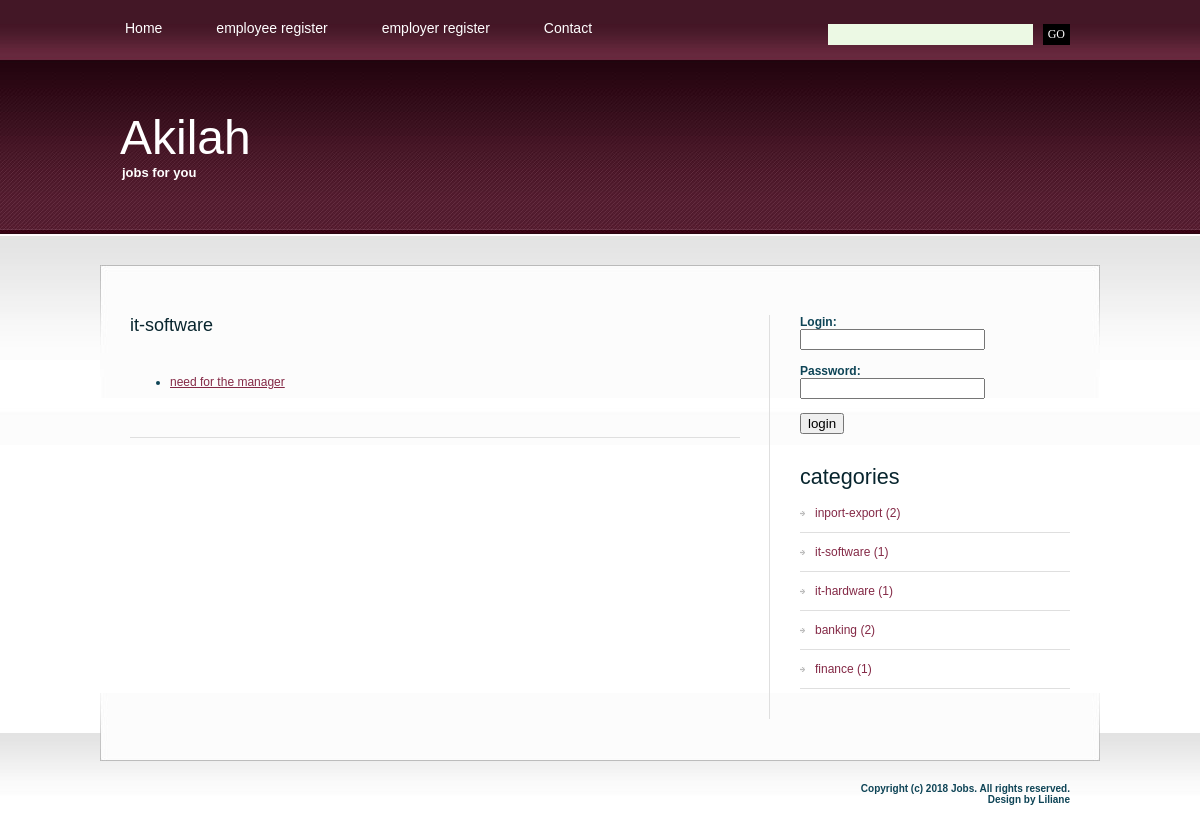
The app's page /jobs_by_category.php?cat=it-software with its own data.
### tables this page shows
CREATE TABLE IF NOT EXISTS `jobs` (
  `j_id` int(4) NOT NULL AUTO_INCREMENT,
  `j_category` varchar(40) NOT NULL,
  `j_owner_name` varchar(30) NOT NULL,
  `j_title` varchar(30) NOT NULL,
  `j_hours` float(3,1) NOT NULL,
  `j_salary` int(10) NOT NULL,
  `j_experience` int(3) NOT NULL,
  `j_discription` varchar(300) NOT NULL,
  `j_city` varchar(20) NOT NULL,
  `j_active` int(1) NOT NULL DEFAULT '0',
  PRIMARY KEY (`j_id`)
);

CREATE TABLE IF NOT EXISTS `categories` (
  `cat_id` int(4) NOT NULL AUTO_INCREMENT,
  `cat_nm` varchar(30) NOT NULL,
  PRIMARY KEY (`cat_id`)
);

### jobs_by_category.php (the view, shortened to what this page needs)
<?php session_start();
	$link=mysqli_connect("localhost","root","","jobscope") or die("cant connect");
	$q = "select * from jobs where j_category ='".$_GET['cat']."' and j_active=1";
	$res =$link->query($q) or die("Wrong Query");
?>
<!DOCTYPE html PUBLIC "-//W3C//DTD XHTML 1.0 Strict//EN" "http://www.w3.org/TR/xhtml1/DTD/xhtml1-strict.dtd">
<html xmlns="http://www.w3.org/1999/xhtml">
<head>
<?php
include("includes/head.inc.php");
?>
</head>
<body>
<div id="header-wrapper">
	<div id="header">
	<div id="menu">
		<?php
		include("includes/menu.inc.php");
		?>
		</div>
		<div id="search">
		<?php
		include("includes/search.inc.php");
		?>
		</div>
	</div>
</div>
<div id="logo">
	<?php
	include("includes/logo.inc.php");
	?>
	</div>
<div id="wrapper">
	<div id="page">
		<div id="page-bgtop">
			<div id="content">
				<div class="post">
					<h2 class="title"><?php echo $_GET['cat']; ?></h2>
					<p class="meta"></p>
					<div class="entry">
					<ul>
					<?php
						while($row = $res->fetch_assoc())
						{
							echo '
										<li>
										<a href="job_details.php?id='.$row['j_id'].'">'.$row['j_title'].'</a>
								';
						}
					?>
					</ul>
					</div>
				</div>
			</div>
			<div id="sidebar">
			<?php
		include("includes/sidebar.inc.php");
		?>
			</div>
			<div style="clear: both;">&nbsp;</div>
		</div>
	</div>
</div>
<div id="footer-bgcontent">
	<div id="footer">
		<?php
		include("includes/footer.inc.php");
		?>
	</div>
</div>
</body>
</html>

### includes/sidebar.inc.php
<ul>
					<li>
					<?php
				if(isset($_SESSION['status']))
				{
					echo '<h2 class="title">Hello '.$_SESSION['unm'].'!</h2>';
				}
				else
				{
					echo'
						<form action="process_login.php" method=POST>
						<b>Login:</b><br> <input type="text" name="unm" >
						<br>
						<br>
						<b>Password:</b><br><input type="password" name="pwd">
						<br>
						<br>
						<b><input type="submit" value="login">
						</form>
					';
				}
				?>
					</li>
					<li>
						<h2>categories </h2>
						<ul>
					<?php
						$link=mysqli_connect("localhost","root","","jobscope")or die("can not connect");
						$q="select * from categories";
						$res=$link->query($q) or die("cant connect");
						while($row=$res->fetch_assoc())
						{
							$q_ = "select COUNT(j_id) AS count from jobs where j_category ='".$row['cat_nm']."' and j_active=1";
							$res_ =$link->query($q_) or die("Wrong Query");
							$row_ = $res_->fetch_array();
							echo '<li><a href="jobs_by_category.php?cat='.$row['cat_nm'].'">'.$row['cat_nm'].' ('.$row_['count'].') '.'</a></li>';
						}
					?>
						</ul>
					</li>
				</ul>

### style.css (style rules this page uses)
body { margin: 0px; padding: 0; background: url(images/img01.jpg) repeat-x left top; font-family: Arial, Helvetica, sans-serif; font-size: 12px; color: #0E4456; }
h1, h2, h3 { margin: 0; font-weight: normal; color: #08252E; }
h2 { font-size: 18px; }
p, ul, ol { margin-top: 0; line-height: 220%; text-align: justify; }
a { color: #842946; }
#wrapper { margin: 0px; padding: 30px 0px 0px 0px; }
#header-wrapper { margin: 0px; padding: 0px; }
#header { width: 1000px; height: 60px; margin: 0 auto; }
#menu { float: left; width: 690px; height: 60px; }
#search { float: right; width: 310px; height: 60px; }
#page { width: 1000px; margin: 0 auto; padding: 0px; background: url(images/img04.jpg) no-repeat left bottom; }
#page-bgtop { padding: 50px 30px 0px 30px; background: url(images/img05.jpg) no-repeat left top; }
#logo { width: 1000px; height: 175px; margin: 0 auto; }
#content { float: left; width: 610px; }
.post { margin-bottom: 45px; border-bottom: 1px solid #DFDFDF; }
.post .title { height: 30px; color: #08252E; }
.post .meta { margin-left: 2px; padding: 2px 30px 2px 16px; font-family: Arial, Helvetica, sans-serif; font-weight: normal; font-size: 10px; color: #66665E; }
.post .entry { padding: 10px 0 30px 0; }
#sidebar { float: right; width: 300px; font-family: Arial, Helvetica, sans-serif; font-size: 12px; border-left: 1px solid #DFDFDF; }
#sidebar ul { margin: 0px 0px 0px 30px; padding: 0; list-style: none; line-height: normal; }
#sidebar li { margin-bottom: 30px; }
#sidebar li ul { margin: 0px; padding: 0px; }
#sidebar li li { margin: 0; padding: 12px 0px 12px 15px; border-bottom: 1px solid #DFDFDF; background: url(images/img09.jpg) no-repeat left 17px; }
#sidebar li li a { font-weight: normal; }
#sidebar h2 { height: 30px; font-size: 1.8em; font-weight: normal; }
#sidebar a { text-align: left; text-decoration: none; font-weight: bold; }
#footer-bgcontent { margin: 0px; padding: 0px; height: 70px; background: url(images/img02.jpg) repeat-x left top; }
#footer { width: 1000px; height: 49px; margin: 0 auto; padding-top: 50px; background: url(images/img03.jpg) no-repeat left top; }

### records on screen
jobs: j_title "need for the manager"
categories: cat_nm "inport-export", count "2"
categories: cat_nm "it-software", count "1"
categories: cat_nm "it-hardware", count "1"
categories: cat_nm "banking", count "2"
categories: cat_nm "finance", count "1"

### other values on screen
$_GET['cat'] "it-software"
